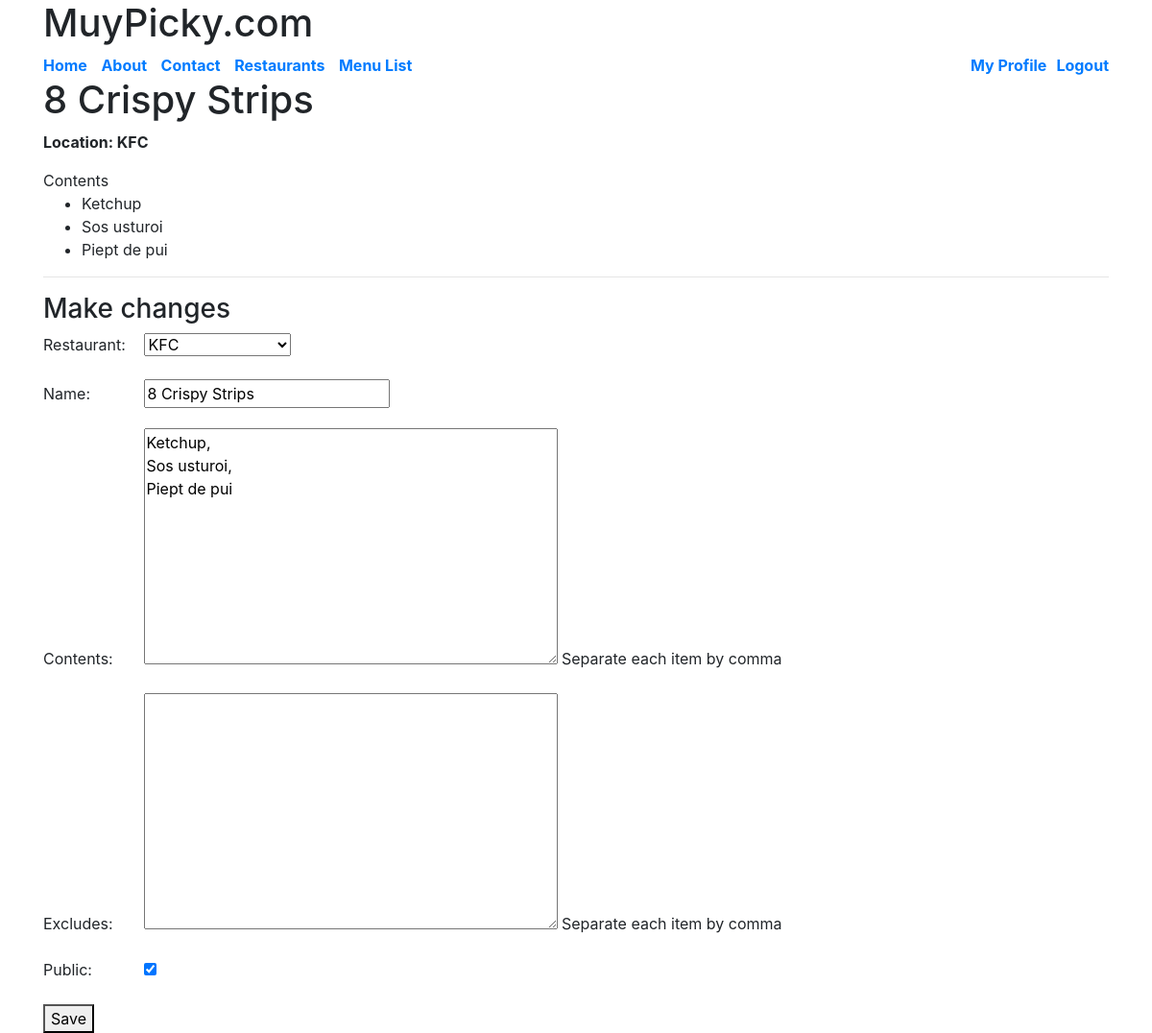
/items/8/ (signed in), run on the app's committed database.
### menus/models.py (models this page shows, shortened)
class Item(models.Model):
	user 		= models.ForeignKey(settings.AUTH_USER_MODEL, on_delete=models.CASCADE)
	restaurant 	= models.ForeignKey(RestaurantLocation, on_delete=models.CASCADE)
	name 		= models.CharField(max_length=120)
	contents	= models.TextField(help_text='Separate each item by comma')
	excludes	= models.TextField(blank=True, null=True, help_text='Separate each item by comma')
	public 		= models.BooleanField(default=True)
	timestamp	= models.DateTimeField(auto_now_add=True)
	updated		= models.DateTimeField(auto_now=True)
	class Meta:
		ordering = ['-updated', '-timestamp'] #Item.objects.all()
	def get_contents(self):
		return self.contents.split(",")

### restaurant/models.py (models this page shows, shortened)
class RestaurantLocation(models.Model):
	owner 		= models.ForeignKey(User, on_delete=models.CASCADE)
	name 		= models.CharField(max_length = 120)
	location 	= models.CharField(max_length = 120, null=True, blank=True)
	category 	= models.CharField(max_length = 120, null=True, blank=True, validators=[validate_category])
	timestamp	= models.DateTimeField(auto_now_add=True)
	updated		= models.DateTimeField(auto_now=True)
	slug 		= models.SlugField(null=True, blank=True)
	objects = RestaurantLocationManager()
	def __str__(self):
		return self.name

### menus/views.py (the view)
# urls.py: url(r'^(?P<pk>\d+)/$', ItemUpdateView.as_view(), name='detail'),
class ItemUpdateView(LoginRequiredMixin, UpdateView):
	template_name = 'menus/detail-update.html'
	form_class = ItemForm
	def get_queryset(self):
		return Item.objects.filter(user=self.request.user)
	def get_context_data(self, *args, **kwargs):
		context = super(ItemUpdateView, self).get_context_data(*args, **kwargs)
		context['title'] = 'Update Item'
		return context
	def get_form_kwargs(self):
		kwargs = super(ItemUpdateView, self).get_form_kwargs()
		kwargs['user'] = self.request.user
		return kwargs

### menus/forms.py
class ItemForm(forms.ModelForm):
	class Meta:
		model = Item
		fields = [
			'restaurant',
			'name',
			'contents',
			'excludes',
			'public'
		]
	def __init__(self, user=None, *args, **kwargs):
		super(ItemForm, self).__init__(*args, **kwargs)
		self.fields['restaurant'].queryset = RestaurantLocation.objects.filter(owner=user)#.exclude(item__isnull=False)

### restaurant/models.py (called while the page is built)
	def get_queryset(self):
		return RestaurantLocationQuerySet(self.model, using=self._db)

### menus/templates/menus/detail-update.html (shortened to what this page needs)
{% extends "base.html" %}
{% block content %}
	<h1>{{ form.instance.name }}</h1>
	<p><strong>Location: {{ form.instance.restaurant.name }}</strong></p>
	Contents
	<ul>
		{% for item in form.instance.get_contents %}
			<li>{{ item }}</li>
		{% endfor %}
	</ul>
	<hr>
	<h3>Make changes</h3>
	{% include 'snippets/form_snippet.html' with form=form %}
{% endblock content %}

### templates/snippets/form_snippet.html
<form method="POST"> {% csrf_token %}
		 {{ form.as_p }}
		<button type="submit">Save</button>
</form>

### templates/snippets/css.html (style rules this page uses)
label { min-width: 100px; }

### data on the page
Item: instance.name "8 Crispy Strips", instance.restaurant.name "KFC", restaurant "KFC", contents "Ketchup, Sos usturoi, Piept de pui", public "☑"
RestaurantLocation: name "8 Crispy Strips"

### other printed values
{{ item }} "Ketchup" "Sos usturoi" "Piept de pui"
